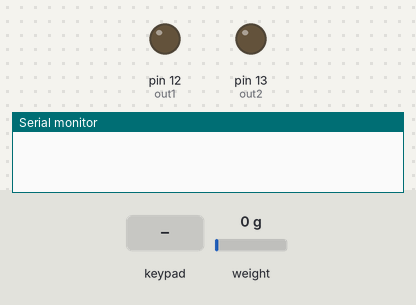
Bench run of a sketch on a simulated Arduino Uno, built with avr-gcc and run on an emulated ATmega328P. On the bench: output pins drawn as LEDs (lit = HIGH), the last lines printed to the serial monitor. The test bench sets the inputs (shaded band); at power-on: weight on the scale 0 g.

Above: at 3.4 s.
3.5 s: key 'B' pressed
At 5.25 s:
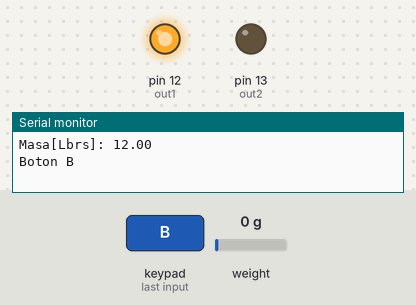
9.8 s: key 'A' pressed
At 14.35 s:
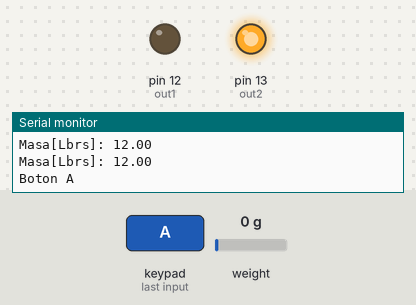
Timing chart, 0 to 15.9 s (numbered marks = the images above; inputs shaded):
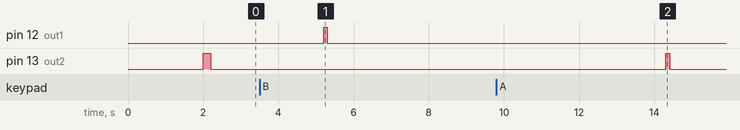

Measured:
- after the input at 3.5 s, pin 12 (out1): LOW → HIGH after 1.7 s, → LOW 0.10 s later
- after the input at 9.8 s, pin 13 (out2): LOW → HIGH after 4.5 s, → LOW 0.10 s later

The sketch:

tolva_teclado.ino
```cpp
#include <SPI.h>
#include <Wire.h>
#include "HX711.h"
#include <Keypad.h>
const byte ROWS = 4;
const byte COLS = 4;
char keys[ROWS][COLS] =
{
 {'1','2','3','A'},
 {'4','5','6','B'},
 {'7','8','9','C'},
 {'*','0','#','D'}
};
byte rowPins[ROWS] = {11,10,9,8}; //Filas(pines del 9 al 6)
byte colPins[COLS] = {7,6,5,4}; //Columnas (pines del 5 al 2)
Keypad keypad = Keypad( makeKeymap(keys), rowPins, colPins, ROWS, COLS );
#define DOUT  3
#define CLK   2
//+++++++++++++++++++++PARAMETROS++++++++++++++++++++++++++++++++++++++
int tiempo=200;
int masa_programada=2;
int parametro=12;
//+++++++++++++++++++++++++++++++++++++++++++++++++++++++++++++++++++++
int out1 = 12;
int out2 = 13;
//+++++++++++++++++++++++++++++++++++++++++++++++++++++++++++++++++++++
HX711 scale(DOUT, CLK);
float calibration_factor = -11980;
int centinela=0;
int option;
void setup()
{
  Serial.begin(4800);
  scale.set_scale();
  scale.tare(); //Reset the scale to 0
  long zero_factor = scale.read_average(); //Get a baseline reading
  //Initialize with the I2C addr. Use 0x3C if board jumper is 0x78, and 0x3D if board jumper is 0x7A
  pinMode(out1, OUTPUT); //Motor 1
  pinMode(out2, OUTPUT); //Motor 2
  digitalWrite(out1, LOW);//salidas digitsles
  digitalWrite(out2, LOW);//salidas digitsles
  digitalWrite(out1, LOW);//salidas digitsles
  digitalWrite(out2, HIGH);//salidas digitsles
  delay(tiempo);
  digitalWrite(out1, LOW);//salidas digitsles
  digitalWrite(out2, LOW);//salidas digitsles
}
void loop()
{
  if (Serial.available()>0)
  {
    //leemos la opcion enviada
    option=Serial.read();
    if(option=='1') //Funcion que controla carro para ADELANTE
    {
      Serial.println("serial 1");
      option=0;
    }
  }
  char key = keypad.getKey();
  /////////////////////////////////////////Boton A
  if(key)
  {
    switch (key)
    {
      case 'A':                            //Cuando key "A" es oprimida...
      Serial.println("Boton A");   //El monitor serial escribe "ElectroCrea.com"
      digitalWrite(out1, LOW);//salidas digitsles
      digitalWrite(out2, HIGH);//salidas digitsles
      delay(100);
      digitalWrite(out1, LOW);//salidas digitsles
      digitalWrite(out2, LOW);//salidas digitsles
      option=0;
      break;
    }
  }
  if(key)
  {
    switch (key)
    {
      case 'B':                            //Cuando key "A" es oprimida...
      Serial.println("Boton B");   //El monitor serial escribe "ElectroCrea.com"
      digitalWrite(out1, HIGH);//salidas digitsles
      digitalWrite(out2, LOW);//salidas digitsles
      delay(100);
      digitalWrite(out1, LOW);//salidas digitsles
      digitalWrite(out2, LOW);//salidas digitsles
      break;
    }
  }
  scale.set_scale(calibration_factor); //Adjust to this calibration factor
  //Serial.println(scale.get_units(1), 1);
  displayValue(scale.get_units(20)  );
  delay(1000);
}
void displayValue(float val)
{
  Serial.print("Masa[Lbrs]: ");
  Serial.println(val+parametro);
  if((val<-masa_programada)&&(centinela==0))
  {
    digitalWrite(out1, HIGH);//salidas digitsles
      digitalWrite(out2, LOW);//salidas digitsles
      delay(tiempo);
      digitalWrite(out1, LOW);//salidas digitsles
      digitalWrite(out2, LOW);//salidas digitsles
      centinela=1;
      Serial.println("Cerrado");
  }
}
```
